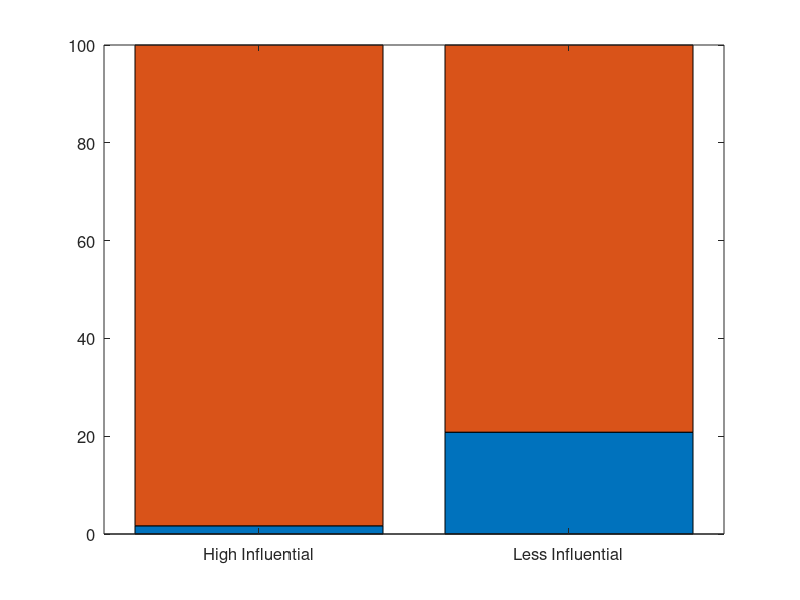

The MATLAB script that drew this image: (Note: this script raises an error after producing the figure.)
function draw_des_prediction()
    Y = [0.01675 0.98325; 0.20825 0.79175];
    X = {'High Influential', 'Less Influential'};
    bar(Y, 0.8, 'stacked');
    colormap(copper);
    xlim([0.5 2.5]); 
    ylim([0 1]);
    set(gca, 'yticklabel', cellstr(num2str(get(gca,'ytick')'*100)));
    set(gca, 'xticklabel', X);
    set(gca, 'FontSize', 12);
    ax = gca;
    ax.XAxis.FontSize = 18;
    xlabel(' ','FontSize',20);
    ylabel('Percentage(%)','FontSize',20);
    legend('w/o Bio', 'w/ Bio', 'Location', 'EastOutside');
    set(legend, 'FontSize', 20);
    title('');
    grid off;
    print('./results/prediction/attributes/des_prediction.eps', '-depsc')
end